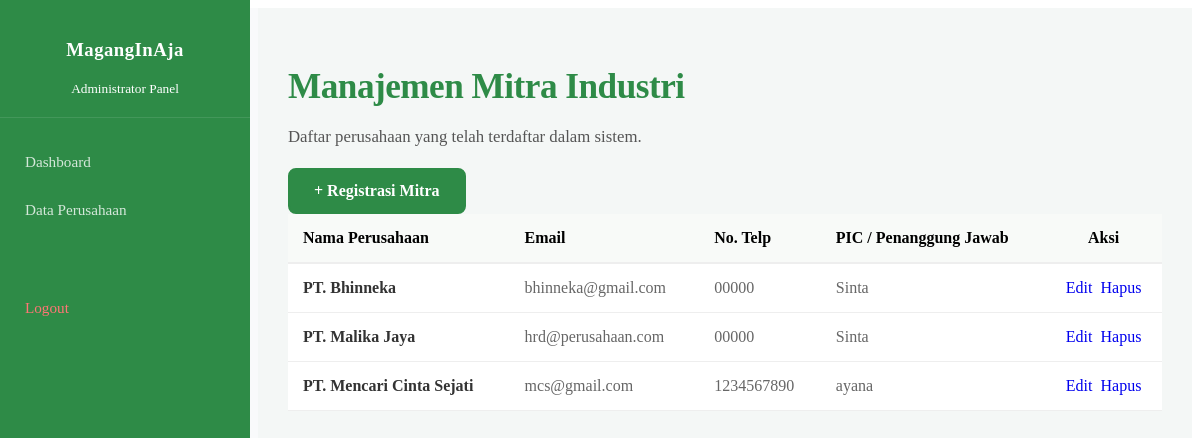
The app's page /admin/data_perusahaan.php with its own data.
### tables this page shows
CREATE TABLE `perusahaan` (
  `id_perusahaan` int(11) NOT NULL,
  `id_user` int(11) NOT NULL,
  `nama_perusahaan` varchar(200) NOT NULL,
  `bidang` varchar(150) NOT NULL,
  `keterangan` text NOT NULL,
  `foto` varchar(255) NOT NULL,
  `email` varchar(150) NOT NULL,
  `no_hp` varchar(20) NOT NULL,
  `contact_person` varchar(200) NOT NULL,
  `alamat_perusahaan` text NOT NULL,
  `is_registered` enum('no','yes') NOT NULL,
  `create_at` datetime NOT NULL
);

### admin/data_perusahaan.php (the view)
<?php
require_once '../config.php';
require_once '../templates/header_admin.php';
$query = "SELECT * FROM perusahaan ORDER BY id_perusahaan DESC";
$result = mysqli_query($conn, $query);
?>
<link rel="stylesheet" href="<?= $base_url; ?>css/data_perusahaan.css">
<main class="main-content">
    <div class="table-header">
        <div>
            <h2 class="page-title">Manajemen Mitra Industri</h2>
            <p class="page-subtitle">Daftar perusahaan yang telah terdaftar dalam sistem.</p>
        </div>
        <a href="../perusahaan/register_perusahaan/register.php" class="btn-theme-green"> + Registrasi Mitra</a>
    </div>
    <div class="data-container" style="overflow-x: auto;">
        <table class="company-table" style="width: 100%; border-collapse: collapse; background: white;">
            <thead>
                <tr style="background: #f8faf8; border-bottom: 2px solid #eee;">
                    <th style="padding: 15px; text-align: left;">Nama Perusahaan</th>
                    <th style="padding: 15px; text-align: left;">Email</th>
                    <th style="padding: 15px; text-align: left;">No. Telp</th>
                    <th style="padding: 15px; text-align: left;">PIC / Penanggung Jawab</th>
                    <th style="padding: 15px; text-align: center;">Aksi</th>
                </tr>
            </thead>
            <tbody>
                <?php if (mysqli_num_rows($result) > 0): ?>
                    <?php while($row = mysqli_fetch_assoc($result)): ?>
                        <tr style="border-bottom: 1px solid #eee; transition: 0.3s;">
                            <td style="padding: 15px; font-weight: 600; color: #333;"><?= htmlspecialchars($row['nama_perusahaan']); ?></td>
                            <td style="padding: 15px; color: #666;"><?= htmlspecialchars($row['email']); ?></td>
                            <td style="padding: 15px; color: #666;"><?= htmlspecialchars($row['no_hp']); ?></td>
                            <td style="padding: 15px; color: #666;"><?= htmlspecialchars($row['contact_person']); ?></td>
                            <td style="padding: 15px; text-align: center;">
                                <div style="display: flex; gap: 8px; justify-content: center;">
                                    <a href="edit_perusahaan.php?id=<?= $row['id_perusahaan']; ?>" class="btn-edit" style="text-decoration: none;">Edit</a>
                                    <a href="hapus_perusahaan.php?id=<?= $row['id_perusahaan']; ?>" class="btn-delete" style="text-decoration: none;" onclick="return confirm('Yakin ingin menghapus data ini?')">Hapus</a>
                                </div>
                            </td>
                        </tr>
                    <?php endwhile; ?>
                <?php else: ?>
                    <tr>
                        <td colspan="5" style="padding: 40px; text-align: center; color: #999;">Belum ada data perusahaan.</td>
                    </tr>
                <?php endif; ?>
            </tbody>
        </table>

### css/admin.css (style rules this page uses)
.main-content { flex: 1; padding: 40px 60px; }
.page-title { font-size: 2.2rem; font-weight: 700; color: #2E8B47; margin-bottom: 10px; letter-spacing: -0.5px; }
.page-subtitle { color: #555; font-size: 1.05rem; line-height: 1.6; max-width: 700px; }

### templates/header_admin.php (style rules this page uses)
.main-content { margin-left: 250px; padding: 30px; background: #f4f7f6; min-height: 100vh; }
.btn-theme-green { background-color: #2E8B47; color: white; border: 2px solid #2E8B47; padding: 12px 24px; border-radius: 8px; text-decoration: none; font-weight: 600; transition: 0.3s; display: inline-block; }

### records on screen
perusahaan: nama_perusahaan "PT. Bhinneka", email "bhinneka@gmail.com", no_hp "00000", contact_person "Sinta"
perusahaan: nama_perusahaan "PT. Malika Jaya", email "hrd@perusahaan.com", no_hp "00000", contact_person "Sinta"
perusahaan: nama_perusahaan "PT. Mencari Cinta Sejati", email "mcs@gmail.com", no_hp "1234567890", contact_person "ayana"
